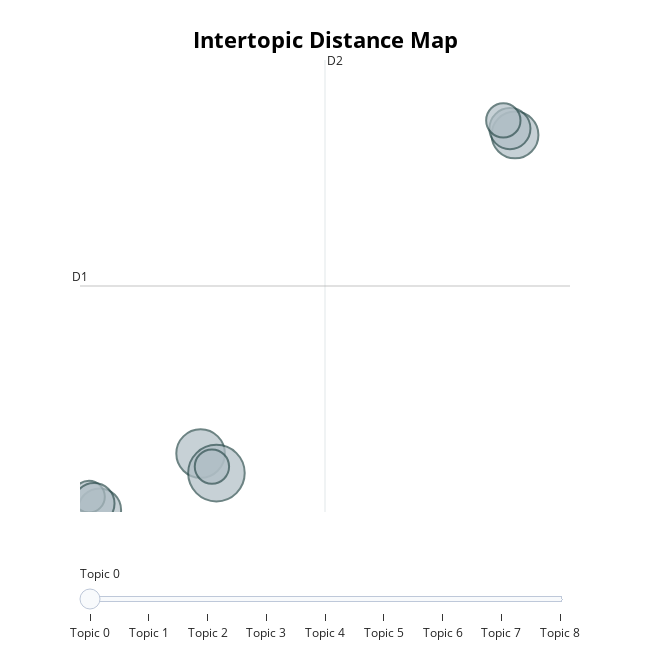

The code cell stored with this chart in its notebook:
### Code cell
# Visualise clusters of topics
topic_model.visualize_topics()

### Figure 1 — Plotly figure (JSON) as saved in the notebook; plotly's stock layout.template omitted (floating-point values rounded to 4 significant figures)
{"data": [{"customdata": [[0, "premium | subscription | prices premium | plans | spotify", 14], [1, "prices | spotify | raising | spotify raising | second", 19], [2, "streaming | spotify | launches | spotify launches | basic", 13], [3, "celebrate | spotify | campaign wrapped | wrapped | campaign", 11], [4, "video | content | video content | cannes | spotify beach", 10], [5, "songwriters | quit | quit spotify | royalty | spotify", 6], [6, "music | music publishers | publishers | complaint | file", 7], [7, "price | price hikes | hikes | shares | spotify stock", 7], [8, "hifi | bring | audio coming | spotify hifi | coming", 10]], "hovertemplate": "<b>Topic %{customdata[0]}</b><br>%{customdata[1]}<br>Size: %{customdata[2]}", "legendgroup": "", "marker": {"color": "#B0BEC5", "line": {"color": "DarkSlateGrey", "width": 2}, "size": [14, 19, 13, 11, 10, 6, 7, 7, 10], "sizemode": "area", "sizeref": 0.01188, "symbol": "circle"}, "mode": "markers", "name": "", "orientation": "v", "showlegend": false, "type": "scatter", "x": [2.995, 3.906, 21.07, -2.813, 20.78, -3.424, 20.4, 3.647, -3.133], "xaxis": "x", "y": [3.223, 2.319, 17.98, 0.6082, 18.28, 1.228, 18.66, 2.621, 0.9073], "yaxis": "y"}], "layout": {"annotations": [{"showarrow": false, "text": "D1", "x": -3.938, "y": 10.99, "yshift": 10}, {"showarrow": false, "text": "D2", "x": 10.15, "xshift": 10, "y": 21.45}], "height": 650, "hoverlabel": {"bgcolor": "white", "font": {"family": "Rockwell", "size": 16}}, "legend": {"itemsizing": "constant", "tracegroupgap": 0}, "margin": {"t": 60}, "shapes": [{"line": {"color": "#CFD8DC", "width": 2}, "type": "line", "x0": 10.15, "x1": 10.15, "y0": 0.517, "y1": 21.45}, {"line": {"color": "#9E9E9E", "width": 2}, "type": "line", "x0": -3.938, "x1": 24.23, "y0": 10.99, "y1": 10.99}], "sliders": [{"active": 0, "pad": {"t": 50}, "steps": [{"args": [{"marker.color": [["red", "#B0BEC5", "#B0BEC5", "#B0BEC5", "#B0BEC5", "#B0BEC5", "#B0BEC5", "#B0BEC5", "#B0BEC5"]]}], "label": "Topic 0", "method": "update"}, {"args": [{"marker.color": [["#B0BEC5", "red", "#B0BEC5", "#B0BEC5", "#B0BEC5", "#B0BEC5", "#B0BEC5", "#B0BEC5", "#B0BEC5"]]}], "label": "Topic 1", "method": "update"}, {"args": [{"marker.color": [["#B0BEC5", "#B0BEC5", "red", "#B0BEC5", "#B0BEC5", "#B0BEC5", "#B0BEC5", "#B0BEC5", "#B0BEC5"]]}], "label": "Topic 2", "method": "update"}, {"args": [{"marker.color": [["#B0BEC5", "#B0BEC5", "#B0BEC5", "red", "#B0BEC5", "#B0BEC5", "#B0BEC5", "#B0BEC5", "#B0BEC5"]]}], "label": "Topic 3", "method": "update"}, {"args": [{"marker.color": [["#B0BEC5", "#B0BEC5", "#B0BEC5", "#B0BEC5", "red", "#B0BEC5", "#B0BEC5", "#B0BEC5", "#B0BEC5"]]}], "label": "Topic 4", "method": "update"}, {"args": [{"marker.color": [["#B0BEC5", "#B0BEC5", "#B0BEC5", "#B0BEC5", "#B0BEC5", "red", "#B0BEC5", "#B0BEC5", "#B0BEC5"]]}], "label": "Topic 5", "method": "update"}, {"args": [{"marker.color": [["#B0BEC5", "#B0BEC5", "#B0BEC5", "#B0BEC5", "#B0BEC5", "#B0BEC5", "red", "#B0BEC5", "#B0BEC5"]]}], "label": "Topic 6", "method": "update"}, {"args": [{"marker.color": [["#B0BEC5", "#B0BEC5", "#B0BEC5", "#B0BEC5", "#B0BEC5", "#B0BEC5", "#B0BEC5", "red", "#B0BEC5"]]}], "label": "Topic 7", "method": "update"}, {"args": [{"marker.color": [["#B0BEC5", "#B0BEC5", "#B0BEC5", "#B0BEC5", "#B0BEC5", "#B0BEC5", "#B0BEC5", "#B0BEC5", "red"]]}], "label": "Topic 8", "method": "update"}]}], "title": {"font": {"color": "Black", "size": 22}, "text": "<b>Intertopic Distance Map</b>", "x": 0.5, "xanchor": "center", "y": 0.95, "yanchor": "top"}, "width": 650, "xaxis": {"anchor": "y", "domain": [0, 1], "range": [-3.938, 24.23], "title": {"text": ""}, "visible": false}, "yaxis": {"anchor": "x", "domain": [0, 1], "range": [0.517, 21.45], "title": {"text": ""}, "visible": false}}}
